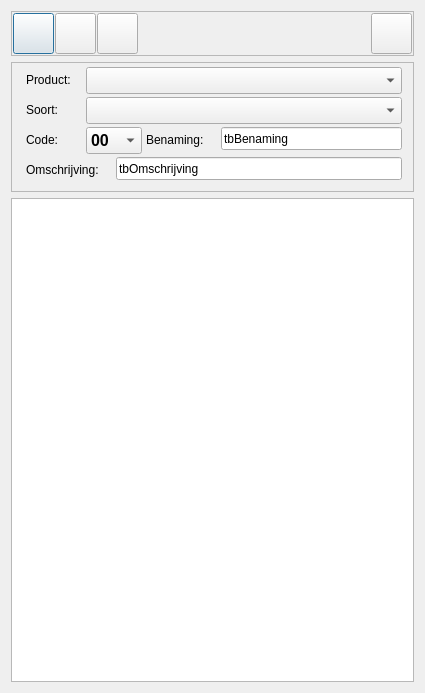
<?xml version="1.0" encoding="UTF-8"?>
<ui version="4.0">
 <class>adddetail</class>
 <widget class="QDialog" name="adddetail">
  <property name="geometry">
   <rect>
    <x>0</x>
    <y>0</y>
    <width>425</width>
    <height>693</height>
   </rect>
  </property>
  <property name="windowTitle">
   <string>Dialog</string>
  </property>
  <layout class="QVBoxLayout" name="verticalLayout">
   <item>
    <widget class="QFrame" name="frame">
     <property name="sizePolicy">
      <sizepolicy hsizetype="Preferred" vsizetype="Fixed">
       <horstretch>0</horstretch>
       <verstretch>0</verstretch>
      </sizepolicy>
     </property>
     <property name="minimumSize">
      <size>
       <width>0</width>
       <height>41</height>
      </size>
     </property>
     <property name="frameShape">
      <enum>QFrame::StyledPanel</enum>
     </property>
     <property name="frameShadow">
      <enum>QFrame::Raised</enum>
     </property>
     <layout class="QHBoxLayout" name="horizontalLayout">
      <property name="spacing">
       <number>1</number>
      </property>
      <property name="leftMargin">
       <number>1</number>
      </property>
      <property name="topMargin">
       <number>1</number>
      </property>
      <property name="rightMargin">
       <number>1</number>
      </property>
      <property name="bottomMargin">
       <number>1</number>
      </property>
      <item>
       <widget class="QPushButton" name="btnNieuw">
        <property name="sizePolicy">
         <sizepolicy hsizetype="Fixed" vsizetype="Fixed">
          <horstretch>0</horstretch>
          <verstretch>0</verstretch>
         </sizepolicy>
        </property>
        <property name="minimumSize">
         <size>
          <width>41</width>
          <height>41</height>
         </size>
        </property>
        <property name="text">
         <string/>
        </property>
        <property name="icon">
         <iconset resource="../resource.qrc">
          <normaloff>:/icons/icons/add.png</normaloff>:/icons/icons/add.png</iconset>
        </property>
       </widget>
      </item>
      <item>
       <widget class="QPushButton" name="btnBewerk">
        <property name="sizePolicy">
         <sizepolicy hsizetype="Fixed" vsizetype="Fixed">
          <horstretch>0</horstretch>
          <verstretch>0</verstretch>
         </sizepolicy>
        </property>
        <property name="minimumSize">
         <size>
          <width>41</width>
          <height>41</height>
         </size>
        </property>
        <property name="text">
         <string/>
        </property>
        <property name="icon">
         <iconset resource="../resource.qrc">
          <normaloff>:/icons/icons/edit_button.png</normaloff>:/icons/icons/edit_button.png</iconset>
        </property>
       </widget>
      </item>
      <item>
       <widget class="QPushButton" name="btnOpslaan">
        <property name="sizePolicy">
         <sizepolicy hsizetype="Fixed" vsizetype="Fixed">
          <horstretch>0</horstretch>
          <verstretch>0</verstretch>
         </sizepolicy>
        </property>
        <property name="minimumSize">
         <size>
          <width>41</width>
          <height>41</height>
         </size>
        </property>
        <property name="text">
         <string/>
        </property>
        <property name="icon">
         <iconset resource="../resource.qrc">
          <normaloff>:/icons/icons/save_close.png</normaloff>:/icons/icons/save_close.png</iconset>
        </property>
       </widget>
      </item>
      <item>
       <spacer name="horizontalSpacer">
        <property name="orientation">
         <enum>Qt::Horizontal</enum>
        </property>
        <property name="sizeHint" stdset="0">
         <size>
          <width>226</width>
          <height>20</height>
         </size>
        </property>
       </spacer>
      </item>
      <item>
       <widget class="QPushButton" name="btnStop">
        <property name="sizePolicy">
         <sizepolicy hsizetype="Fixed" vsizetype="Fixed">
          <horstretch>0</horstretch>
          <verstretch>0</verstretch>
         </sizepolicy>
        </property>
        <property name="minimumSize">
         <size>
          <width>41</width>
          <height>41</height>
         </size>
        </property>
        <property name="text">
         <string/>
        </property>
        <property name="icon">
         <iconset resource="../resource.qrc">
          <normaloff>:/icons/icons/stop2.png</normaloff>:/icons/icons/stop2.png</iconset>
        </property>
       </widget>
      </item>
     </layout>
    </widget>
   </item>
   <item>
    <widget class="QFrame" name="frame_2">
     <property name="sizePolicy">
      <sizepolicy hsizetype="Preferred" vsizetype="Fixed">
       <horstretch>0</horstretch>
       <verstretch>0</verstretch>
      </sizepolicy>
     </property>
     <property name="minimumSize">
      <size>
       <width>0</width>
       <height>130</height>
      </size>
     </property>
     <property name="frameShape">
      <enum>QFrame::StyledPanel</enum>
     </property>
     <property name="frameShadow">
      <enum>QFrame::Raised</enum>
     </property>
     <widget class="QComboBox" name="cbxProduct">
      <property name="geometry">
       <rect>
        <x>75</x>
        <y>5</y>
        <width>316</width>
        <height>27</height>
       </rect>
      </property>
      <property name="currentText">
       <string/>
      </property>
     </widget>
     <widget class="QComboBox" name="cbxSoort">
      <property name="geometry">
       <rect>
        <x>75</x>
        <y>35</y>
        <width>316</width>
        <height>27</height>
       </rect>
      </property>
     </widget>
     <widget class="QComboBox" name="cbxCode">
      <property name="geometry">
       <rect>
        <x>75</x>
        <y>65</y>
        <width>56</width>
        <height>27</height>
       </rect>
      </property>
      <property name="font">
       <font>
        <pointsize>12</pointsize>
        <weight>75</weight>
        <bold>true</bold>
       </font>
      </property>
      <item>
       <property name="text">
        <string>00</string>
       </property>
      </item>
      <item>
       <property name="text">
        <string>01</string>
       </property>
      </item>
      <item>
       <property name="text">
        <string>02</string>
       </property>
      </item>
      <item>
       <property name="text">
        <string>03</string>
       </property>
      </item>
      <item>
       <property name="text">
        <string>04</string>
       </property>
      </item>
      <item>
       <property name="text">
        <string>05</string>
       </property>
      </item>
      <item>
       <property name="text">
        <string>06</string>
       </property>
      </item>
      <item>
       <property name="text">
        <string>07</string>
       </property>
      </item>
      <item>
       <property name="text">
        <string>08</string>
       </property>
      </item>
      <item>
       <property name="text">
        <string>09</string>
       </property>
      </item>
      <item>
       <property name="text">
        <string>10</string>
       </property>
      </item>
      <item>
       <property name="text">
        <string>12</string>
       </property>
      </item>
      <item>
       <property name="text">
        <string>13</string>
       </property>
      </item>
      <item>
       <property name="text">
        <string>14</string>
       </property>
      </item>
      <item>
       <property name="text">
        <string>15</string>
       </property>
      </item>
      <item>
       <property name="text">
        <string>16</string>
       </property>
      </item>
      <item>
       <property name="text">
        <string>17</string>
       </property>
      </item>
      <item>
       <property name="text">
        <string>18</string>
       </property>
      </item>
      <item>
       <property name="text">
        <string>19</string>
       </property>
      </item>
      <item>
       <property name="text">
        <string>20</string>
       </property>
      </item>
      <item>
       <property name="text">
        <string>21</string>
       </property>
      </item>
      <item>
       <property name="text">
        <string>22</string>
       </property>
      </item>
      <item>
       <property name="text">
        <string>23</string>
       </property>
      </item>
      <item>
       <property name="text">
        <string>24</string>
       </property>
      </item>
      <item>
       <property name="text">
        <string>25</string>
       </property>
      </item>
      <item>
       <property name="text">
        <string>26</string>
       </property>
      </item>
      <item>
       <property name="text">
        <string>27</string>
       </property>
      </item>
      <item>
       <property name="text">
        <string>28</string>
       </property>
      </item>
      <item>
       <property name="text">
        <string>29</string>
       </property>
      </item>
      <item>
       <property name="text">
        <string>30</string>
       </property>
      </item>
      <item>
       <property name="text">
        <string>31</string>
       </property>
      </item>
      <item>
       <property name="text">
        <string>32</string>
       </property>
      </item>
      <item>
       <property name="text">
        <string>34</string>
       </property>
      </item>
      <item>
       <property name="text">
        <string>35</string>
       </property>
      </item>
      <item>
       <property name="text">
        <string>36</string>
       </property>
      </item>
      <item>
       <property name="text">
        <string>37</string>
       </property>
      </item>
      <item>
       <property name="text">
        <string>38</string>
       </property>
      </item>
      <item>
       <property name="text">
        <string>39</string>
       </property>
      </item>
      <item>
       <property name="text">
        <string>40</string>
       </property>
      </item>
      <item>
       <property name="text">
        <string>41</string>
       </property>
      </item>
      <item>
       <property name="text">
        <string>42</string>
       </property>
      </item>
      <item>
       <property name="text">
        <string>43</string>
       </property>
      </item>
      <item>
       <property name="text">
        <string>44</string>
       </property>
      </item>
      <item>
       <property name="text">
        <string>45</string>
       </property>
      </item>
      <item>
       <property name="text">
        <string>46</string>
       </property>
      </item>
      <item>
       <property name="text">
        <string>47</string>
       </property>
      </item>
      <item>
       <property name="text">
        <string>48</string>
       </property>
      </item>
      <item>
       <property name="text">
        <string>49</string>
       </property>
      </item>
     </widget>
     <widget class="QLineEdit" name="tbOmschrijving">
      <property name="geometry">
       <rect>
        <x>105</x>
        <y>95</y>
        <width>286</width>
        <height>23</height>
       </rect>
      </property>
      <property name="text">
       <string>tbOmschrijving</string>
      </property>
     </widget>
     <widget class="QLabel" name="lbProduct">
      <property name="geometry">
       <rect>
        <x>15</x>
        <y>10</y>
        <width>61</width>
        <height>15</height>
       </rect>
      </property>
      <property name="text">
       <string>Product:</string>
      </property>
     </widget>
     <widget class="QLabel" name="lbSoort">
      <property name="geometry">
       <rect>
        <x>15</x>
        <y>40</y>
        <width>61</width>
        <height>15</height>
       </rect>
      </property>
      <property name="text">
       <string>Soort:</string>
      </property>
     </widget>
     <widget class="QLabel" name="lbDetailCode">
      <property name="geometry">
       <rect>
        <x>15</x>
        <y>70</y>
        <width>61</width>
        <height>15</height>
       </rect>
      </property>
      <property name="text">
       <string>Code:</string>
      </property>
     </widget>
     <widget class="QLabel" name="lbOmschrijving">
      <property name="geometry">
       <rect>
        <x>15</x>
        <y>100</y>
        <width>91</width>
        <height>16</height>
       </rect>
      </property>
      <property name="text">
       <string>Omschrijving:</string>
      </property>
     </widget>
     <widget class="QLabel" name="lbBenaming">
      <property name="geometry">
       <rect>
        <x>135</x>
        <y>70</y>
        <width>76</width>
        <height>16</height>
       </rect>
      </property>
      <property name="text">
       <string>Benaming:</string>
      </property>
     </widget>
     <widget class="QLineEdit" name="tbBenaming">
      <property name="geometry">
       <rect>
        <x>210</x>
        <y>65</y>
        <width>181</width>
        <height>23</height>
       </rect>
      </property>
      <property name="text">
       <string>tbBenaming</string>
      </property>
     </widget>
    </widget>
   </item>
   <item>
    <widget class="QTableView" name="tvDetail"/>
   </item>
  </layout>
 </widget>
 <resources>
  <include location="../resource.qrc"/>
 </resources>
 <connections/>
</ui>
